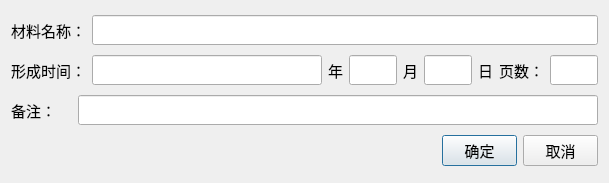
<?xml version="1.0" encoding="UTF-8"?>
<ui version="4.0">
 <author>QinXiaofeng</author>
 <class>ArchInfoEditDialog</class>
 <widget class="QDialog" name="ArchInfoEditDialog">
  <property name="geometry">
   <rect>
    <x>0</x>
    <y>0</y>
    <width>609</width>
    <height>183</height>
   </rect>
  </property>
  <property name="font">
   <font>
    <family>新宋体</family>
    <pointsize>11</pointsize>
   </font>
  </property>
  <property name="windowTitle">
   <string>文件目录修改</string>
  </property>
  <layout class="QVBoxLayout" name="verticalLayout">
   <item>
    <layout class="QHBoxLayout" name="horizontalLayout">
     <item>
      <widget class="QLabel" name="label">
       <property name="text">
        <string>材料名称：</string>
       </property>
      </widget>
     </item>
     <item>
      <widget class="QLineEdit" name="edtClmc"/>
     </item>
    </layout>
   </item>
   <item>
    <layout class="QHBoxLayout" name="horizontalLayout_2">
     <item>
      <widget class="QLabel" name="label_2">
       <property name="text">
        <string>形成时间：</string>
       </property>
      </widget>
     </item>
     <item>
      <widget class="QLineEdit" name="edtYear"/>
     </item>
     <item>
      <widget class="QLabel" name="label_3">
       <property name="text">
        <string>年</string>
       </property>
      </widget>
     </item>
     <item>
      <widget class="QLineEdit" name="edtMonth">
       <property name="minimumSize">
        <size>
         <width>48</width>
         <height>0</height>
        </size>
       </property>
       <property name="maximumSize">
        <size>
         <width>48</width>
         <height>16777215</height>
        </size>
       </property>
      </widget>
     </item>
     <item>
      <widget class="QLabel" name="label_4">
       <property name="text">
        <string>月</string>
       </property>
      </widget>
     </item>
     <item>
      <widget class="QLineEdit" name="edtDay">
       <property name="minimumSize">
        <size>
         <width>48</width>
         <height>0</height>
        </size>
       </property>
       <property name="maximumSize">
        <size>
         <width>48</width>
         <height>16777215</height>
        </size>
       </property>
      </widget>
     </item>
     <item>
      <widget class="QLabel" name="label_5">
       <property name="text">
        <string>日</string>
       </property>
      </widget>
     </item>
     <item>
      <widget class="QLabel" name="label_6">
       <property name="text">
        <string>页数：</string>
       </property>
      </widget>
     </item>
     <item>
      <widget class="QLineEdit" name="edtYs">
       <property name="minimumSize">
        <size>
         <width>48</width>
         <height>0</height>
        </size>
       </property>
       <property name="maximumSize">
        <size>
         <width>48</width>
         <height>16777215</height>
        </size>
       </property>
      </widget>
     </item>
    </layout>
   </item>
   <item>
    <layout class="QHBoxLayout" name="horizontalLayout_4">
     <item>
      <widget class="QLabel" name="label_7">
       <property name="text">
        <string>备注：    </string>
       </property>
      </widget>
     </item>
     <item>
      <widget class="QLineEdit" name="edtremarks"/>
     </item>
    </layout>
   </item>
   <item>
    <layout class="QHBoxLayout" name="horizontalLayout_3">
     <property name="leftMargin">
      <number>0</number>
     </property>
     <item>
      <spacer name="horizontalSpacer">
       <property name="orientation">
        <enum>Qt::Horizontal</enum>
       </property>
       <property name="sizeHint" stdset="0">
        <size>
         <width>40</width>
         <height>20</height>
        </size>
       </property>
      </spacer>
     </item>
     <item>
      <widget class="QPushButton" name="btnOK">
       <property name="minimumSize">
        <size>
         <width>75</width>
         <height>30</height>
        </size>
       </property>
       <property name="maximumSize">
        <size>
         <width>75</width>
         <height>16777215</height>
        </size>
       </property>
       <property name="styleSheet">
        <string notr="true">QPushButton
{
    border-image:url(:/image/blue_button_down.png);
    background-repeat: no-repeat;
}
QPushButton:hover
{
    border-image:url(:/image/grey_button_down.png);
    background-repeat: no-repeat;
}</string>
       </property>
       <property name="text">
        <string>确定</string>
       </property>
      </widget>
     </item>
     <item alignment="Qt::AlignRight">
      <widget class="QPushButton" name="btnCancel">
       <property name="minimumSize">
        <size>
         <width>75</width>
         <height>30</height>
        </size>
       </property>
       <property name="maximumSize">
        <size>
         <width>75</width>
         <height>16777215</height>
        </size>
       </property>
       <property name="styleSheet">
        <string notr="true">QPushButton
{
    border-image:url(:/image/blue_button_down.png);
    background-repeat: no-repeat;
}
QPushButton:hover
{
    border-image:url(:/image/grey_button_down.png);
    background-repeat: no-repeat;
}</string>
       </property>
       <property name="text">
        <string>取消</string>
       </property>
      </widget>
     </item>
    </layout>
   </item>
  </layout>
 </widget>
 <resources/>
 <connections/>
</ui>
